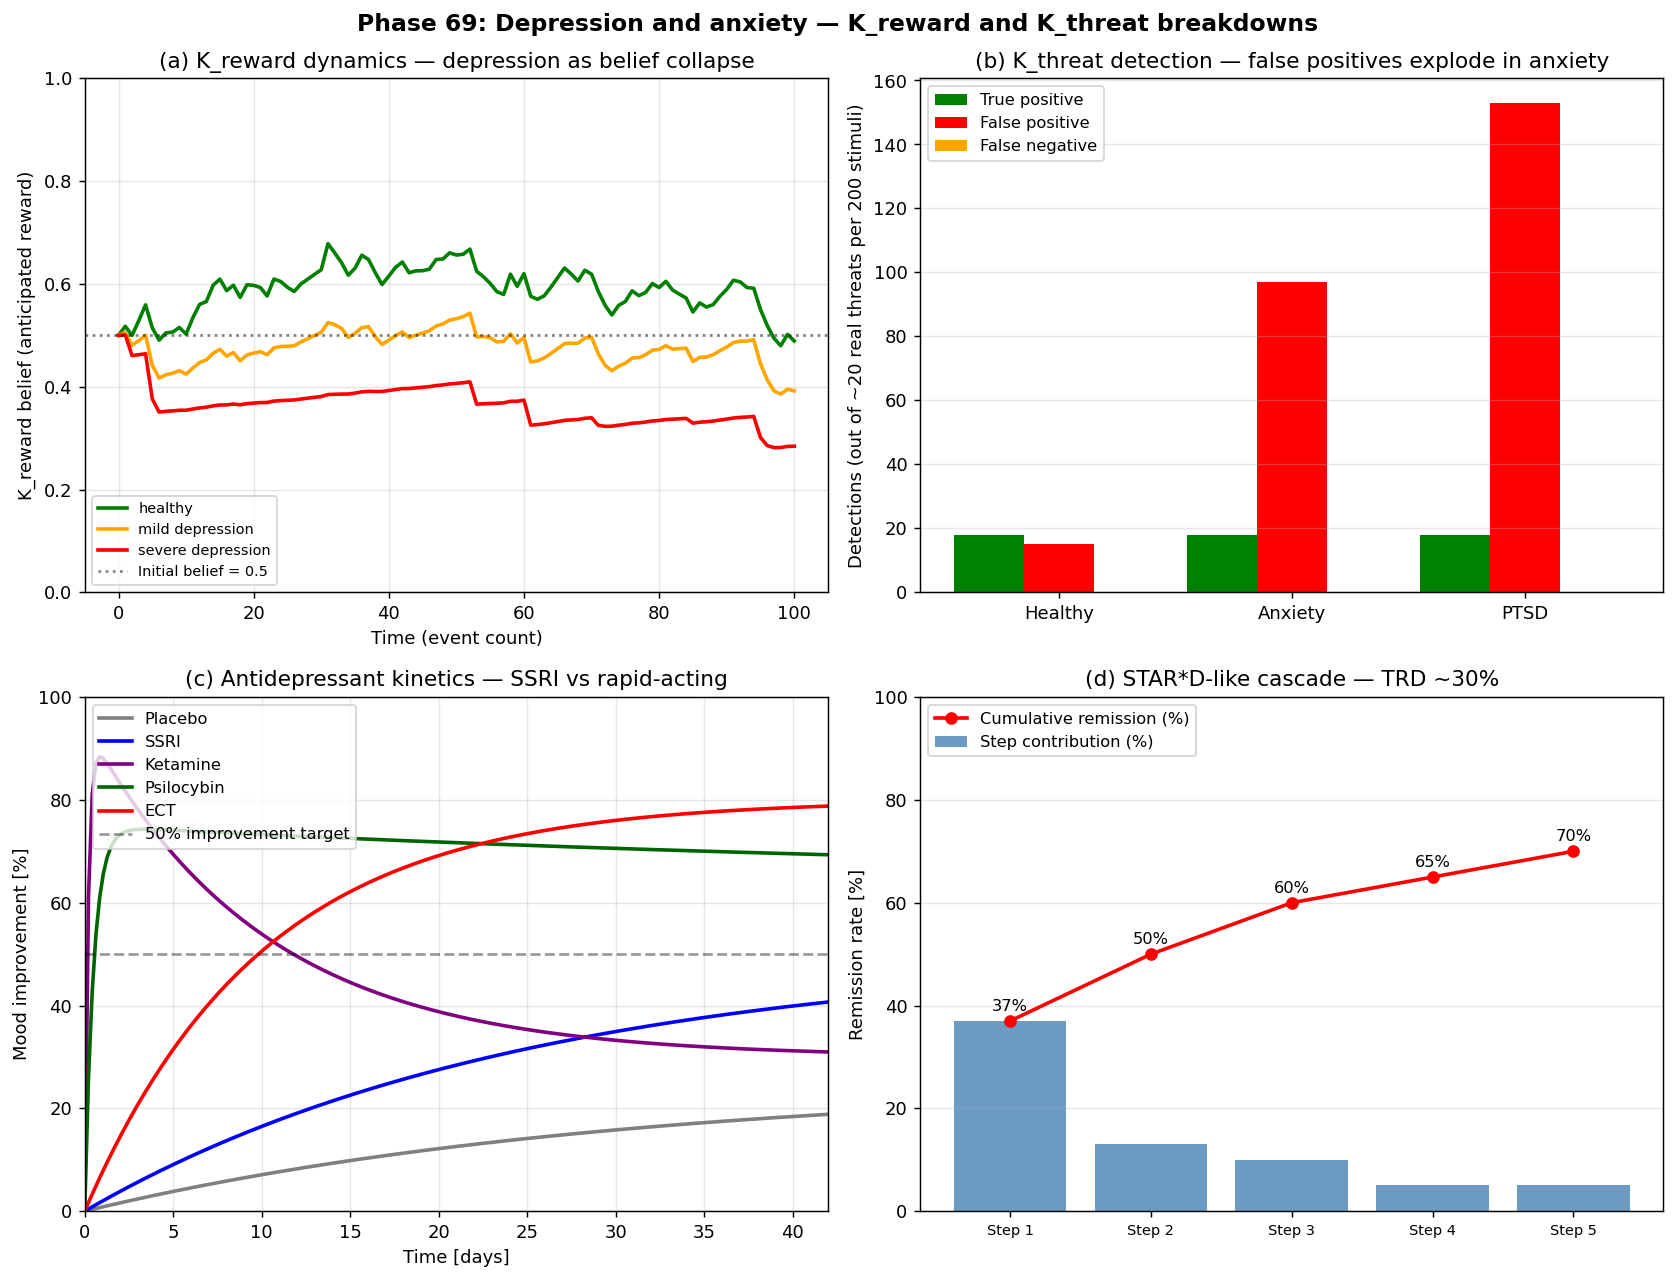

Reproduce this figure in Python.
#!/usr/bin/env python3
# -*- coding: utf-8 -*-
"""
Phase 69: Depression and anxiety under ITU

Depression = K_reward failure (positive prediction errors not registered).
Anxiety = K_threat over-precision (false-positive predictions).

Tests:
  1. K_reward dynamics over time (healthy vs depressed)
  2. K_threat over-activation (anxiety, PTSD)
  3. Drug response curves vs time-to-effect
  4. STAR*D-like treatment cascade with cumulative remission

Author: Munehiro Terada (Roboken), 2026.
Tier 1 #7 paper (in preparation).
"""

import json
import os

import matplotlib.pyplot as plt
import numpy as np


# =============================================================================
# Test 1: K_reward dynamics
# =============================================================================
def reward_dynamics(state="healthy", n_steps=100, seed=42):
    """
    Simulate prediction-error learning of K_reward.
    Each step: random good/bad event, learn from prediction error.
    """
    rng = np.random.default_rng(seed)
    if state == "healthy":
        learning_rate = 0.1
        precision_pos = 1.0   # full sensitivity to positive errors
        precision_neg = 1.0
    elif state == "mild depression":
        learning_rate = 0.1
        precision_pos = 0.3   # positive errors dampened
        precision_neg = 1.5
    elif state == "severe depression":
        learning_rate = 0.1
        precision_pos = 0.05  # positive errors barely registered
        precision_neg = 2.5   # negative errors amplified
    K_reward = 0.5
    history = [K_reward]
    for _ in range(n_steps):
        event = rng.normal(0.6, 0.25)  # life events slightly positive on avg
        pred_error = event - K_reward
        if pred_error > 0:
            K_reward += learning_rate * precision_pos * pred_error
        else:
            K_reward += learning_rate * precision_neg * pred_error
        K_reward = np.clip(K_reward, 0, 1)
        history.append(K_reward)
    return np.array(history)


# =============================================================================
# Test 2: K_threat over-activation
# =============================================================================
def threat_response(state="healthy", n_stimuli=100, seed=42):
    """
    Simulate threat response to mixed safe/dangerous stimuli (10% truly dangerous).
    Healthy: detects most real threats, few false positives.
    Anxiety: many false positives.
    PTSD: false positives + trauma-trigger over-response.
    """
    rng = np.random.default_rng(seed)
    true_threats = rng.random(n_stimuli) < 0.10
    if state == "healthy":
        threat_bias = 0.0
        precision = 1.0
    elif state == "anxiety":
        threat_bias = 0.3
        precision = 0.6
    elif state == "ptsd":
        threat_bias = 0.5
        precision = 0.4  # poor discrimination + over-trigger
    # detected when: (true_threat OR random_noise > threshold)
    perceived = true_threats.astype(float) * precision + threat_bias \
                + rng.normal(0, 0.2, size=n_stimuli)
    detected = perceived > 0.3
    true_pos = (detected & true_threats).sum()
    false_pos = (detected & ~true_threats).sum()
    false_neg = (~detected & true_threats).sum()
    return true_pos, false_pos, false_neg, len(true_threats)


# =============================================================================
# Test 3: Drug effect vs time
# =============================================================================
def drug_response_curve(drug, t_days):
    """Mood improvement curve normalized to 0-1, time in days."""
    t_days = np.asarray(t_days, dtype=float)
    if drug == "SSRI":
        # 4-6 week onset
        return 0.50 * (1 - np.exp(-t_days / 25.0))
    elif drug == "Ketamine":
        # rapid onset (hours), but fades
        return 0.65 * (1 - np.exp(-t_days / 0.2)) * np.exp(-t_days / 10.0) \
                + 0.30 * (1 - np.exp(-t_days / 0.2))  # baseline persistent
    elif drug == "Psilocybin":
        # one-shot dose, durable for weeks
        # quickly rises, sustained
        return 0.75 * (1 - np.exp(-t_days / 0.5)) * (
            1 - 0.15 * (1 - np.exp(-t_days / 60.0))  # slight decay
        )
    elif drug == "ECT":
        # 6-12 sessions over 2-4 weeks, fast cumulative
        return 0.80 * (1 - np.exp(-t_days / 10.0))
    elif drug == "Placebo":
        return 0.25 * (1 - np.exp(-t_days / 30.0))


# =============================================================================
# Test 4: STAR*D-like cascade
# =============================================================================
def star_d_cascade():
    """Cumulative remission by treatment step (STAR*D 2006)."""
    return {
        "Step 1: SSRI (Citalopram)":           37,
        "Step 2: SSRI swap / augm.":           50,
        "Step 3: TCA / MAOI / Lithium":        60,
        "Step 4: Combination":                  65,
        "Step 5: Ketamine / Psilocybin / ECT": 70,
    }


# =============================================================================
# Plotting
# =============================================================================
def make_plot():
    fig, axes = plt.subplots(2, 2, figsize=(13, 10))

    # --- (a) Reward dynamics ---
    ax = axes[0, 0]
    t = np.arange(101)
    for state, color in zip(["healthy", "mild depression", "severe depression"],
                              ["green", "orange", "red"]):
        hist = reward_dynamics(state=state, n_steps=100, seed=42)
        ax.plot(t, hist, lw=2, color=color, label=state)
    ax.axhline(0.5, ls=":", color="black", alpha=0.5,
               label="Initial belief = 0.5")
    ax.set_xlabel("Time (event count)")
    ax.set_ylabel("K_reward belief (anticipated reward)")
    ax.set_title("(a) K_reward dynamics — depression as belief collapse")
    ax.grid(True, alpha=0.3)
    ax.legend(loc="lower left", fontsize=8)
    ax.set_ylim(0, 1.0)

    # --- (b) Threat response ---
    ax = axes[0, 1]
    states = ["healthy", "anxiety", "ptsd"]
    labels = ["Healthy", "Anxiety", "PTSD"]
    tp_arr, fp_arr, fn_arr = [], [], []
    for s in states:
        tp, fp, fn, total = threat_response(state=s, n_stimuli=200, seed=42)
        tp_arr.append(tp)
        fp_arr.append(fp)
        fn_arr.append(fn)
    x = np.arange(len(states))
    width = 0.3
    ax.bar(x - width, tp_arr, width, color="green", label="True positive")
    ax.bar(x, fp_arr, width, color="red", label="False positive")
    ax.bar(x + width, fn_arr, width, color="orange", label="False negative")
    ax.set_xticks(x)
    ax.set_xticklabels(labels)
    ax.set_ylabel("Detections (out of ~20 real threats per 200 stimuli)")
    ax.set_title("(b) K_threat detection — false positives explode in anxiety")
    ax.grid(True, alpha=0.3, axis="y")
    ax.legend(loc="upper left", fontsize=9)

    # --- (c) Drug response vs time ---
    ax = axes[1, 0]
    t = np.linspace(0, 42, 200)  # 6 weeks
    for drug, color in zip(["Placebo", "SSRI", "Ketamine",
                              "Psilocybin", "ECT"],
                             ["gray", "blue", "purple", "darkgreen", "red"]):
        resp = drug_response_curve(drug, t) * 100
        ax.plot(t, resp, lw=2, color=color, label=drug)
    ax.axhline(50, ls="--", color="black", alpha=0.4,
               label="50% improvement target")
    ax.set_xlabel("Time [days]")
    ax.set_ylabel("Mood improvement [%]")
    ax.set_title("(c) Antidepressant kinetics — SSRI vs rapid-acting")
    ax.grid(True, alpha=0.3)
    ax.legend(loc="upper left", fontsize=9)
    ax.set_xlim(0, 42)
    ax.set_ylim(0, 100)

    # --- (d) STAR*D cascade ---
    ax = axes[1, 1]
    cascade = star_d_cascade()
    labels = list(cascade.keys())
    cumulative = list(cascade.values())
    incr = [cumulative[0]] + [cumulative[i] - cumulative[i - 1]
                                for i in range(1, len(cumulative))]
    x = np.arange(len(labels))
    ax.bar(x, incr, color="steelblue", alpha=0.8,
            label="Step contribution (%)")
    ax.plot(x, cumulative, "o-", lw=2, color="red",
             label="Cumulative remission (%)")
    for i, c in enumerate(cumulative):
        ax.text(x[i], c + 2, f"{c}%", ha="center", fontsize=9)
    ax.set_xticks(x)
    ax.set_xticklabels([l.split(":")[0] for l in labels], fontsize=8)
    ax.set_ylabel("Remission rate [%]")
    ax.set_title("(d) STAR*D-like cascade — TRD ~30%")
    ax.grid(True, alpha=0.3, axis="y")
    ax.legend(loc="upper left", fontsize=9)
    ax.set_ylim(0, 100)

    plt.suptitle("Phase 69: Depression and anxiety — K_reward and K_threat "
                 "breakdowns",
                 fontsize=13, fontweight="bold")
    plt.tight_layout()
    out_path = os.path.join(os.path.dirname(__file__),
                              "depression_anxiety_itu.png")
    plt.savefig(out_path, dpi=130, bbox_inches="tight")
    print(f"[Phase 69] Figure saved: {out_path}")
    return out_path


# =============================================================================
# Main
# =============================================================================
def main():
    print("=" * 60)
    print("Phase 69: Depression and anxiety under ITU")
    print("=" * 60)

    # [1]
    print("\n[1] K_reward dynamics (after 100 events):")
    for state in ["healthy", "mild depression", "severe depression"]:
        hist = reward_dynamics(state=state, n_steps=100, seed=42)
        print(f"  {state:<22s} : final K_reward = {hist[-1]:.3f}")

    # [2]
    print("\n[2] K_threat detection (200 stimuli, ~20 real threats):")
    for state in ["healthy", "anxiety", "ptsd"]:
        tp, fp, fn, total = threat_response(state=state, n_stimuli=200,
                                              seed=42)
        print(f"  {state:<12s}: TP={tp:3d}, FP={fp:3d}, FN={fn:3d}")

    # [3]
    print("\n[3] Drug response at key timepoints:")
    print(f"  {'Drug':<12s} {'1 day':>8s} {'1 week':>8s} {'2 weeks':>8s} "
          f"{'4 weeks':>8s}")
    for drug in ["SSRI", "Ketamine", "Psilocybin", "ECT", "Placebo"]:
        responses = [drug_response_curve(drug, t) * 100
                     for t in [1, 7, 14, 28]]
        print(f"  {drug:<12s} " +
              " ".join(f"{r:7.1f}%" for r in responses))

    # [4]
    print("\n[4] STAR*D cascade (cumulative remission):")
    for step, rate in star_d_cascade().items():
        print(f"  {step:<40s} : {rate}%")
    print(f"  TRD (after 4 steps without remission): ~30%")

    plot_path = make_plot()

    summary = {
        "phase": 69,
        "paper": "ITU and Psychiatry",
        "description": "Depression (K_reward) and anxiety (K_threat) failures",
        "K_reward_final_belief": {
            "healthy": float(reward_dynamics("healthy", 100, seed=42)[-1]),
            "mild_depression": float(
                reward_dynamics("mild depression", 100, seed=42)[-1]
            ),
            "severe_depression": float(
                reward_dynamics("severe depression", 100, seed=42)[-1]
            ),
        },
        "K_threat_detection_200_stimuli": {
            state: {
                "true_positive": int(threat_response(state, 200, 42)[0]),
                "false_positive": int(threat_response(state, 200, 42)[1]),
                "false_negative": int(threat_response(state, 200, 42)[2]),
            }
            for state in ["healthy", "anxiety", "ptsd"]
        },
        "drug_response_at_day28": {
            drug: float(drug_response_curve(drug, np.array([28]))[0] * 100)
            for drug in ["SSRI", "Ketamine", "Psilocybin", "ECT", "Placebo"]
        },
        "star_d_cascade_remission_pct": star_d_cascade(),
        "TRD_prevalence_pct": 30,
        "central_thesis": "Depression = K_reward broken (positive prediction "
                          "errors not registered, anhedonia). Anxiety = "
                          "K_threat over-precision (false-positive predictions "
                          "explode). SSRIs slowly rebuild K (4-6 weeks). "
                          "Ketamine resets K in hours via NMDA antagonism. "
                          "Psilocybin restructures K_self in single session. "
                          "ECT achieves whole-brain K reset.",
        "honest_framing": "Pass-1 interpretive paper. K_reward and K_threat "
                          "models are illustrative reinforcement-learning "
                          "abstractions. Drug response curves use literature "
                          "averages. STAR*D cascade from 2006 trial.",
        "tier": 1,
        "paper_number": 7,
        "next_phase": "Phase 70: ASD/ADHD + ITU psychiatry roadmap + 10 predictions",
        "caveats": [
            "Reinforcement learning is simplified vs real brain",
            "Drug kinetics ignore inter-individual variability",
            "STAR*D criticism: real-world remission likely lower",
            "Psilocybin Phase III data still emerging (Compass Pathways)",
            "Ketamine abuse and tolerance risks not modelled",
        ],
    }

    out_json = os.path.join(os.path.dirname(__file__), "summary_phase69.json")
    with open(out_json, "w", encoding="utf-8") as f:
        json.dump(summary, f, indent=2, ensure_ascii=False)
    print(f"\n[Phase 69] Summary saved: {out_json}")

    print("\n" + "=" * 60)
    print("Phase 69 complete.")
    print(f"  - Depression = K_reward belief collapses to ~0")
    print(f"  - Anxiety = K_threat false-positives explode")
    print(f"  - SSRI weeks; Ketamine hours; Psilocybin one session")
    print(f"  - STAR*D: 37% -> 70% remission, TRD = 30%")
    print("=" * 60)


if __name__ == "__main__":
    main()
